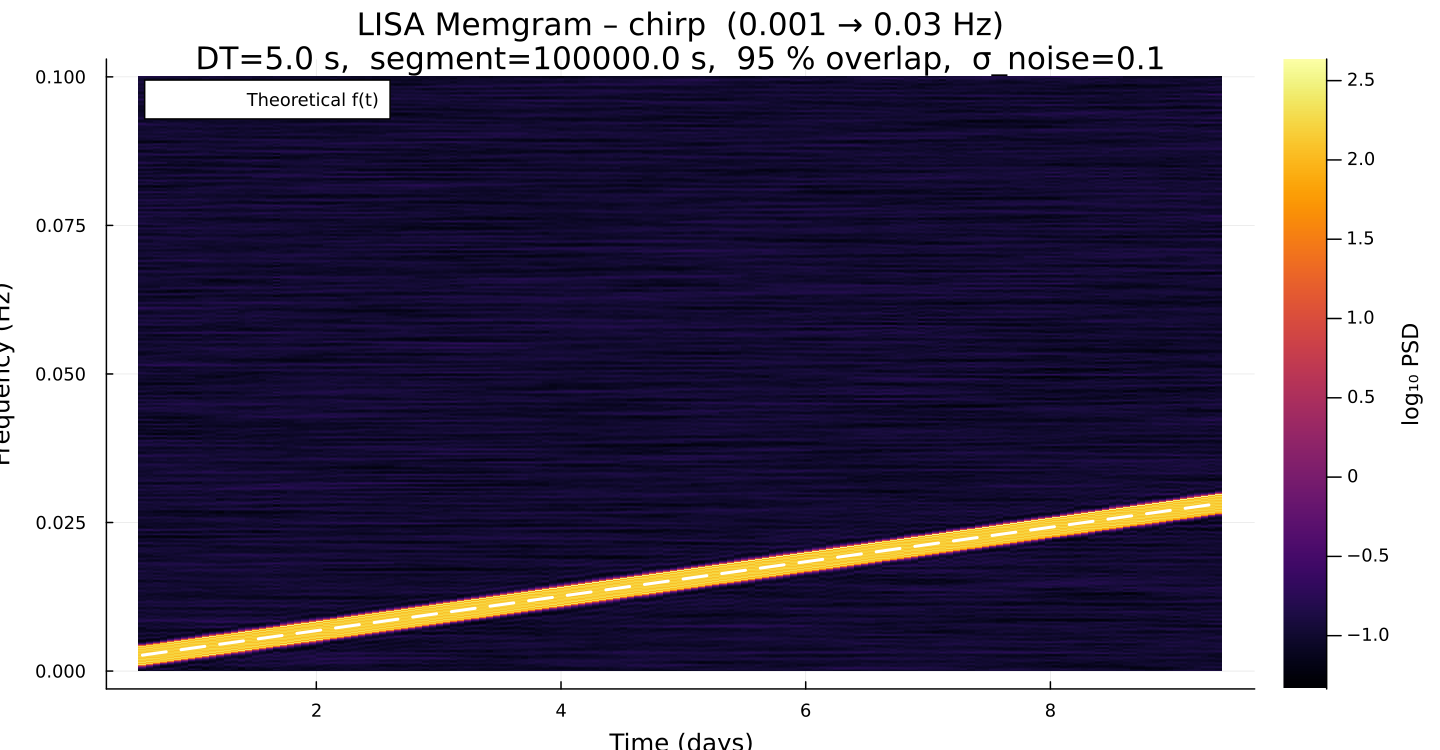

This figure's Julia source:
"""
LISA-inspired Memgram of a millihertz chirp signal.

Simulates a gravitational-wave chirp sweeping from F_START to F_END over a
10-day observation with 5-second cadence (0.2 Hz sampling rate), as expected
for the LISA space-based detector.  The Memgram is computed on overlapping
segments of 10⁵ seconds (20 000 samples) with 95 % overlap.

Run from the repository root:

    julia examples/lisa_memgram.jl

Use multiple CPU threads (recommended for large spectrograms):

    julia -t auto examples/lisa_memgram.jl

Use a CUDA GPU (auto-detected; requires CUDA.jl):

    julia examples/lisa_memgram.jl --use_gpu true

All parameters can be supplied via command-line flags or a TOML config file:

    julia -t auto examples/lisa_memgram.jl --config examples/configs/lisa_memgram.toml
    julia examples/lisa_memgram.jl --f_start 1e-4 --f_end 1e-3

"""

# Make the src directory visible so we can load Memspectrum without installing it.
push!(LOAD_PATH, joinpath(@__DIR__, "..", "src"))
include(joinpath(@__DIR__, "..", "src", "Memspectrum.jl"))
using .Memspectrum

using ArgParse
using TOML
using Random
using Plots
using BenchmarkTools

# CUDA is loaded conditionally so the script also runs on CPU-only machines.
const HAVE_CUDA = try
    using CUDA
    CUDA.functional()
catch
    false
end

# ---------------------------------------------------------------------------
# Argument parsing (command-line + TOML config file)
# ---------------------------------------------------------------------------

function parse_commandline()
    s = ArgParseSettings(description = "LISA-inspired Memgram of a millihertz chirp")
    @add_arg_table! s begin
        "--config"
            help     = "Path to a TOML configuration file (optional)"
            arg_type = String
            default  = nothing
        "--dt"
            help     = "Sampling cadence in seconds (default: 5.0)"
            arg_type = Float64
            default  = nothing
        "--t"
            help     = "Total duration in seconds (default: 10 days = 864 000 s)"
            arg_type = Float64
            default  = nothing
        "--n_total"
            help     = "Total number of samples (overrides --t if provided)"
            arg_type = Int
            default  = nothing
        "--sigma"
            help     = "Additive noise amplitude (default: 0.1)"
            arg_type = Float64
            default  = nothing
        "--seed"
            help     = "Random seed"
            arg_type = Int
            default  = nothing
        "--f_start"
            help     = "Chirp start frequency in Hz (default: 1e-4)"
            arg_type = Float64
            default  = nothing
        "--f_end"
            help     = "Chirp end frequency in Hz (default: 1e-3)"
            arg_type = Float64
            default  = nothing
        "--seg_s"
            help     = "Segment duration in seconds (default: 1e5)"
            arg_type = Float64
            default  = nothing
        "--overlap"
            help     = "Fractional overlap between segments, 0–1 (default: 0.95)"
            arg_type = Float64
            default  = nothing
        "--optimisation_method"
            help     = "AR order-selection criterion (default: FPE)"
            arg_type = String
            default  = nothing
        "--method"
            help     = "Burg algorithm variant: Fast or Standard (default: Fast)"
            arg_type = String
            default  = nothing
        "--use_gpu"
            help     = "Use GPU acceleration if CUDA is available (default: auto)"
            arg_type = Bool
            default  = nothing
    end
    return parse_args(s)
end

args = parse_commandline()
cfg  = Dict{String,Any}()
if args["config"] !== nothing
    cfg = TOML.parsefile(args["config"])
end

_get(key, default) = args[key] !== nothing ? args[key] :
                     haskey(cfg, key)       ? cfg[key]  : default

const DT      = _get("dt",      5.0)
const T       = _get("t",       10.0 * 86400.0)   # 10 days in seconds
const N_TOTAL = args["n_total"] !== nothing ? args["n_total"] :
                haskey(cfg, "n_total")      ? cfg["n_total"]  :
                round(Int, T / DT)
const SIGMA   = _get("sigma",   0.1)
const SEED    = _get("seed",    11)
const F_START = _get("f_start", 1e-4)
const F_END   = _get("f_end",   1e-3)
const SEG_S   = _get("seg_s",   1e5)
const SEG_LEN = round(Int, SEG_S / DT)
const OVERLAP = _get("overlap", 0.95)
const OPT_METHOD = _get("optimisation_method", "FPE")
const METHOD     = _get("method",              "Fast")
# Use GPU if explicitly requested, or auto-detect from CUDA availability.
const USE_GPU = if args["use_gpu"] !== nothing
    args["use_gpu"]
elseif haskey(cfg, "use_gpu")
    cfg["use_gpu"]
else
    HAVE_CUDA
end

# ---------------------------------------------------------------------------
# 1.  Generate a linear chirp signal with additive noise
#     φ(t) = 2π · (F_START · t  +  (F_END − F_START) / (2 · T) · t²)
#     x(t) = sin(φ(t))  +  σ · noise(t)
# ---------------------------------------------------------------------------

Random.seed!(SEED)

t_vec = collect((0:N_TOTAL-1) .* DT)
T_eff = N_TOTAL * DT
phase = @. 2π * (F_START * t_vec + (F_END - F_START) / (2 * T_eff) * t_vec^2)
x     = sin.(phase) .+ SIGMA .* randn(N_TOTAL)

println("LISA-inspired chirp: N=$N_TOTAL samples, DT=$DT s,  " *
        "T=$(round(T_eff/86400, digits=2)) days")
println("  Frequency sweep:  $(F_START) → $(F_END) Hz")
println("  Nyquist:          $(round(0.5/DT, sigdigits=3)) Hz")
println("  Segment:          $SEG_S s  =  $SEG_LEN samples")
println("  Overlap:          $(round(Int, OVERLAP*100)) %")
println("  Noise amplitude:  σ=$SIGMA")
println("  CPU threads:      $(Threads.nthreads())" *
        (Threads.nthreads() == 1 ?
         "  (tip: re-run with `julia -t auto` to use all cores)" : ""))
if USE_GPU
    if HAVE_CUDA
        println("  GPU:              $(CUDA.name(CUDA.device()))  [use_gpu=true]")
    else
        @warn "use_gpu=true requested but CUDA is not available – falling back to CPU."
    end
else
    println("  GPU:              disabled  (pass --use_gpu true to enable)")
end

# ---------------------------------------------------------------------------
# 2.  Compute MESA spectrogram (Memgram)
# ---------------------------------------------------------------------------

println("\nComputing Memgram …")
t_centers, f_grid, psd_mat = memgram(
    x, DT;
    segment_length      = SEG_LEN,
    overlap             = OVERLAP,
    optimisation_method = OPT_METHOD,
    method              = METHOD,
    verbose             = true,
    use_gpu             = USE_GPU && HAVE_CUDA,
)

println("\nMemgram: $(size(psd_mat, 2)) segments × $(length(f_grid)) frequency bins")
println("  Time range:  $(round(t_centers[1]/86400, digits=2)) – " *
        "$(round(t_centers[end]/86400, digits=2)) days")
println("  Freq range:  $(round(f_grid[1],  sigdigits=3)) – " *
        "$(round(f_grid[end], sigdigits=3)) Hz")


bench = @benchmark memgram(
    x, DT;
    segment_length      = SEG_LEN,
    overlap             = OVERLAP,
    optimisation_method = OPT_METHOD,
    method              = METHOD,
    verbose             = true,
    use_gpu             = USE_GPU && HAVE_CUDA,
)

println("Min:    ", minimum(bench))
println("Median: ", median(bench))
println("Max:    ", maximum(bench))


# ---------------------------------------------------------------------------
# 3.  Plot and save
# ---------------------------------------------------------------------------

plt = plot_spectrogram(
    t_centers ./ 86400, f_grid, psd_mat;
    title = "LISA Memgram – chirp  ($(F_START) → $(F_END) Hz)\n" *
            "DT=$(DT) s,  segment=$(SEG_S) s,  " *
            "$(round(Int, OVERLAP*100)) % overlap,  σ_noise=$(SIGMA)",
    size  = (960, 500),
    dpi   = 150,
)
xlabel!(plt, "Time (days)")
ylabel!(plt, "Frequency (Hz)")

# Overlay the theoretical instantaneous frequency of the chirp.
f_inst = @. F_START + (F_END - F_START) / T_eff * (t_centers)
plot!(plt, t_centers ./ 86400, f_inst;
      lw     = 2,
      ls     = :dash,
      color  = :white,
      label  = "Theoretical f(t)",
      legend = :topleft,
)

out_path = joinpath(@__DIR__, "lisa_memgram.png")
savefig(plt, out_path)
println("\nMemgram saved to $out_path")
